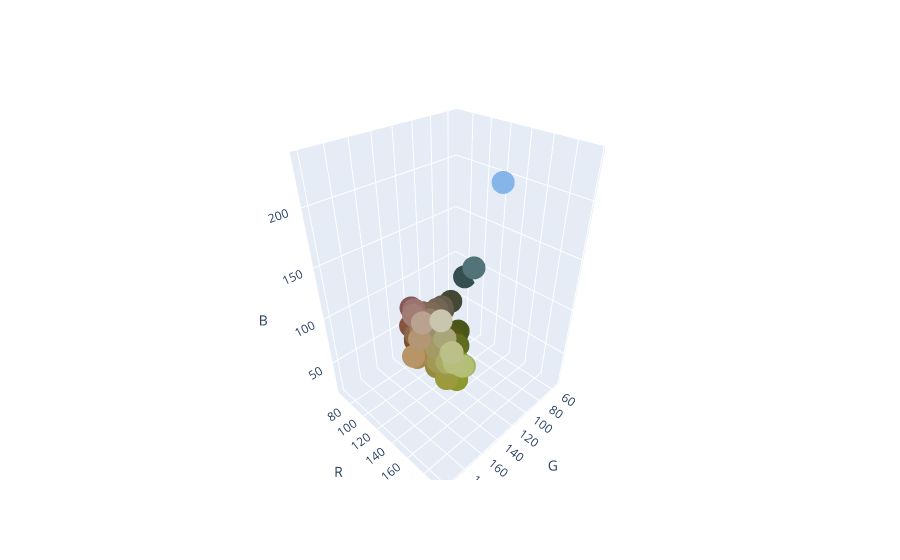
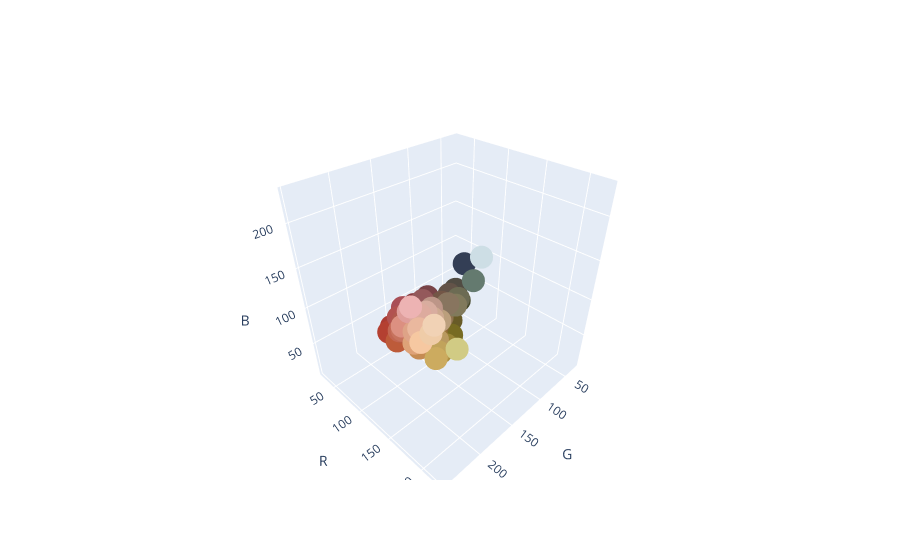
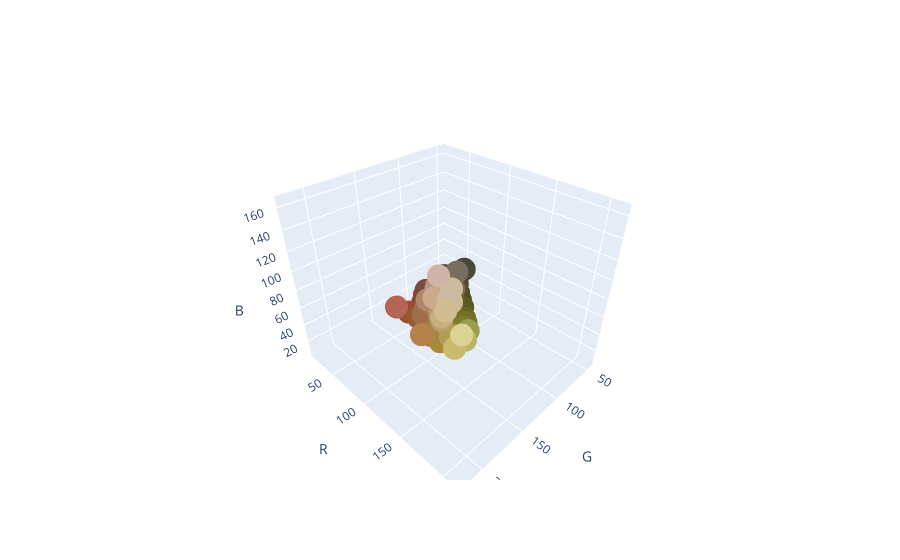

Source (notebook cell) for these figures, in order:
### Markdown cell above
Compute aggregate stats for each treatment separately.

### Code cell
from collections import Counter
import plotly.express as px
import plotly.graph_objects as go
# from mpl_toolkits.mplot3d import Axes3D
# %matplotlib inline

treatments = list(np.unique(df['Treatment']))
for treatment in treatments:
    subset = df[df['Treatment'] == treatment]
    print(treatment + ":", len(subset))
    
    colors = subset.loc[:, ['R', 'G', 'B', 'Freq']].head(100)
    colors['R'] = colors['R'].astype(float) * 256
    colors['G'] = colors['G'].astype(float) * 256
    colors['B'] = colors['B'].astype(float) * 256
    colors['Freq'] = colors['Freq'].astype(int)
    print(colors)
    
    clr = list(colors.apply(lambda row: (float(row['R']), float(row['G']), float(row['B'])), axis=1))
    print(clr)

    fig = go.Figure()
    trace=dict(type='scatter3d',
               x=colors['R'],
               y=colors['G'],
               z=colors['B'],
               mode='markers',
               marker=dict(color=[f'rgb({c[0]}, {c[1]}, {c[2]})' for c in clr]))
    fig.add_trace(trace)
    fig.update_layout(scene=dict(
        xaxis_title='G',
        yaxis_title='R',
        zaxis_title='B'))
    fig.show()
